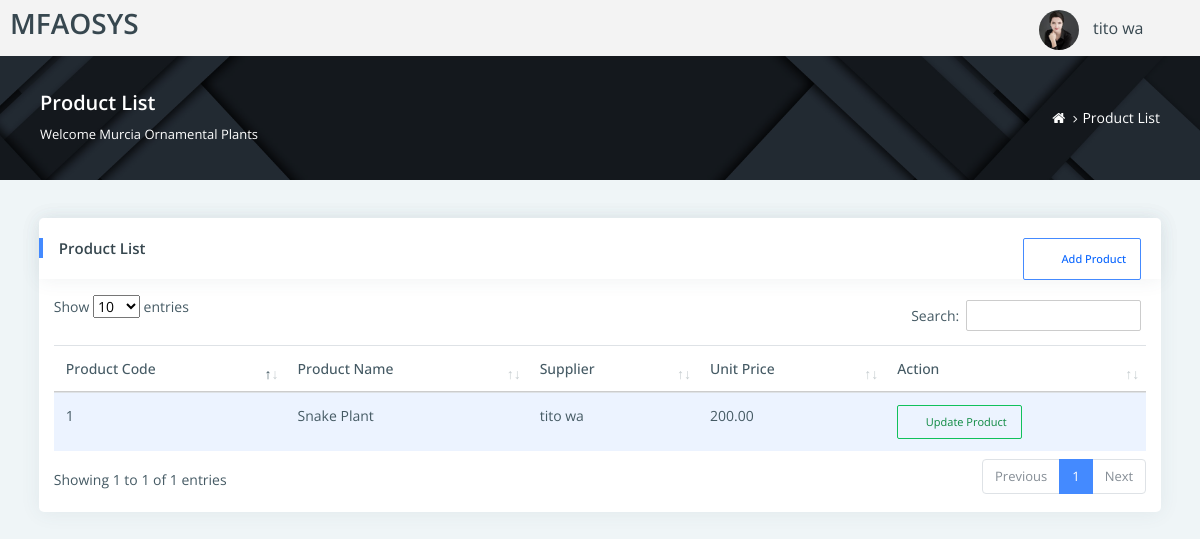
The page /supplier1/product.php (signed in) on the database its author committed.
### tables this page shows
CREATE TABLE `tblproducts` (
  `product_id` int(11) NOT NULL,
  `product_desc` varchar(150) NOT NULL,
  `image` varchar(300) NOT NULL,
  `supplier_id` int(11) NOT NULL,
  `price` int(11) NOT NULL,
  `product_details` varchar(300) NOT NULL DEFAULT 'NA',
  `active` int(1) NOT NULL DEFAULT 1
);

CREATE TABLE `tblsupplier` (
  `supplier_id` int(11) NOT NULL,
  `supplier_name` varchar(150) NOT NULL,
  `supplier_password` varchar(150) NOT NULL,
  `active` int(1) NOT NULL DEFAULT 0,
  `supplier_location` varchar(100) NOT NULL,
  `contact_no` varchar(50) NOT NULL,
  `reference_id` varchar(20) NOT NULL,
  `uploaded_file` varchar(100) NOT NULL
);

### supplier1/product.php (the view, shortened to what this page needs)
<?php
  $id = $_SESSION['id'];
  include('../include/connection.php');
 ?>
<!DOCTYPE html>
<html lang="en">
<head>
    <link rel="stylesheet" href="assets/pages/waves/css/waves.min.css" type="text/css" media="all">
    <link rel="stylesheet" type="text/css" href="assets/css/bootstrap/css/bootstrap.min.css">
    <link rel="stylesheet" href="assets/pages/waves/css/waves.min.css" type="text/css" media="all">
    <link rel="stylesheet" type="text/css" href="assets/icon/themify-icons/themify-icons.css">
    <link rel="stylesheet" type="text/css" href="assets/icon/icofont/css/icofont.css">
    <link rel="stylesheet" type="text/css" href="assets/css/font-awesome-n.min.css">
    <link rel="stylesheet" type="text/css" href="assets/css/font-awesome.min.css">
    <link rel="stylesheet" type="text/css" href="assets/css/jquery.mCustomScrollbar.css">
    <link rel="stylesheet" type="text/css" href="assets/css/style.css">
    <link rel="stylesheet" type="text/css" href="../DataTables/datatables.min.css"/>
</head>
<body>
    <div id="pcoded" class="pcoded">
        <div class="pcoded-container navbar-wrapper">
            <?php include('include/supplierheader.php'); ?>
            <div class="pcoded-main-container">
                <div class="pcoded-wrapper">
                    <div class="pcoded-content">
                        <div class="page-header">
                            <div class="page-block">
                                <div class="row align-items-center">
                                    <div class="col-md-8">
                                        <div class="page-header-title">
                                            <h5 class="m-b-10">Product List</h5>
                                            <p class="m-b-0">Welcome Murcia Ornamental Plants</p>
                                        </div>
                                    </div>
                                    <div class="col-md-4">
                                        <ul class="breadcrumb">
                                            <li class="breadcrumb-item">
                                                <a href="index.html"> <i class="fa fa-home"></i> </a>
                                            </li>
                                            <li class="breadcrumb-item"><a href="#!">Product List</a>
                                            </li>
                                        </ul>
                                    </div>
                                </div>
                            </div>
                        </div>
                        <div class="pcoded-inner-content">
                            <div class="main-body">
                                <div class="page-wrapper">
                                    <div class="page-body">
                                                    <div class="card table-card">
                                                    <div class="card-header">
                                                        <h5>Product List</h5>
                                                        <div class="card-header-right">
                                                             <button style="margin-right: 10px;" data-toggle="modal" data-target="#bd-example-modal-sm" class="btn waves-effect waves-light btn-primary btn-sm btn-outline-primary"><i class="icofont icofont-plus"></i>Add Product</button>
                                                        </div>
                                                    </div>
                                                    <div class="container-fluid mt-3  mb-3">
                                               <!-- <div class="card-block table-border-style">
                                                <div> -->
                                                    <table id="example" class="table table-striped" style="width:100%">
        <thead>
            <tr>
               <th>Product Code</th>
                <th>Product Name</th>
                <th>Supplier</th>
                <th>Unit Price</th>
                <th>Action</th>
            </tr>
        </thead>
        <tbody>
          <?php
            $query = mysqli_query($con, "SELECT * FROM tblproducts INNER JOIN tblsupplier on tblsupplier.supplier_id=tblproducts.supplier_id WHERE tblproducts.active = 1 AND tblproducts.supplier_id = $id");
            while($row = mysqli_fetch_array($query)){
           ?>
            <tr>
                <td><?php echo $row['product_id']; ?></td>
                <td><?php echo $row['product_desc']; ?></td>
                <td><?php echo $row['supplier_name']; ?></td>
                <td><?php echo number_format($row['price'], 2); ?></td>
                <td><button data-toggle="modal" data-target="#bd-example-modal-sm<?php echo $row['product_id']; ?>" class="btn waves-effect waves-light btn-success btn-sm btn-outline-success"><i class="icofont icofont-check"></i>Update Product</button></td>
            </tr>
          <?php } ?>
          </tbody>
        </table>
                                                    </div>
                                                </div>
                                            </div>
                                    </div>
                                </div>
                            </div>
                        </div>
                    </div>
                </div>
            </div>
        </div>
</body>
</html>

### rows shown on the page
tblproducts: product_id "1", product_desc "Snake Plant", supplier.supplier_name "tito wa", price "200.00"

### other values the page prints
$_SESSION['supplier_name'] "tito wa"
